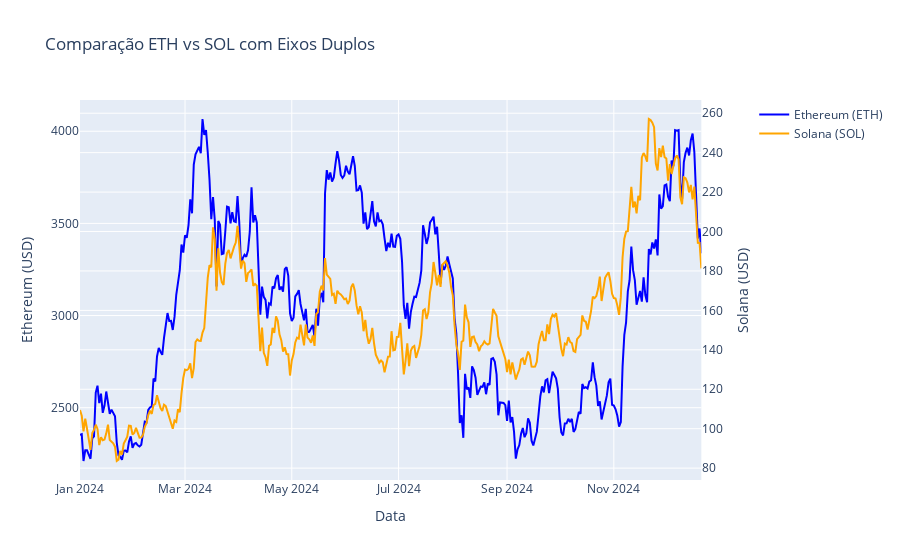

Source (notebook cell):
### Code cell
import plotly.graph_objects as go
from plotly.subplots import make_subplots

fig = make_subplots(specs=[[{"secondary_y": True}]])

fig.add_trace(
    go.Scatter(x=df['Date'], y=df['ETH-USD'], name='Ethereum (ETH)', line=dict(color='blue')),
    secondary_y=False
)
fig.add_trace(
    go.Scatter(x=df['Date'], y=df['SOL-USD'], name='Solana (SOL)', line=dict(color='orange')),
    secondary_y=True
)
fig.update_layout(
    title_text="Comparação ETH vs SOL com Eixos Duplos",
    xaxis_title="Data",
)

fig.update_yaxes(title_text="Ethereum (USD)", secondary_y=False)
fig.update_yaxes(title_text="Solana (USD)", secondary_y=True)

fig.show()

### Figure 1 — Plotly figure (JSON) as saved in the notebook; plotly's stock layout.template omitted (floating-point values rounded to 4 significant figures; data arrays with more than 128 entries replaced by an {"elided": "..."} marker saying what was removed)
{"data": [{"line": {"color": "blue"}, "name": "Ethereum (ETH)", "type": "scatter", "x": {"elided": "356 str values"}, "xaxis": "x", "y": {"elided": "356 float values"}, "yaxis": "y"}, {"line": {"color": "orange"}, "name": "Solana (SOL)", "type": "scatter", "x": {"elided": "356 str values"}, "xaxis": "x", "y": {"elided": "356 float values"}, "yaxis": "y2"}], "layout": {"title": {"text": "Comparação ETH vs SOL com Eixos Duplos"}, "xaxis": {"anchor": "y", "domain": [0, 0.94], "title": {"text": "Data"}}, "yaxis": {"anchor": "x", "domain": [0, 1], "title": {"text": "Ethereum (USD)"}}, "yaxis2": {"anchor": "x", "overlaying": "y", "side": "right", "title": {"text": "Solana (USD)"}}}}
